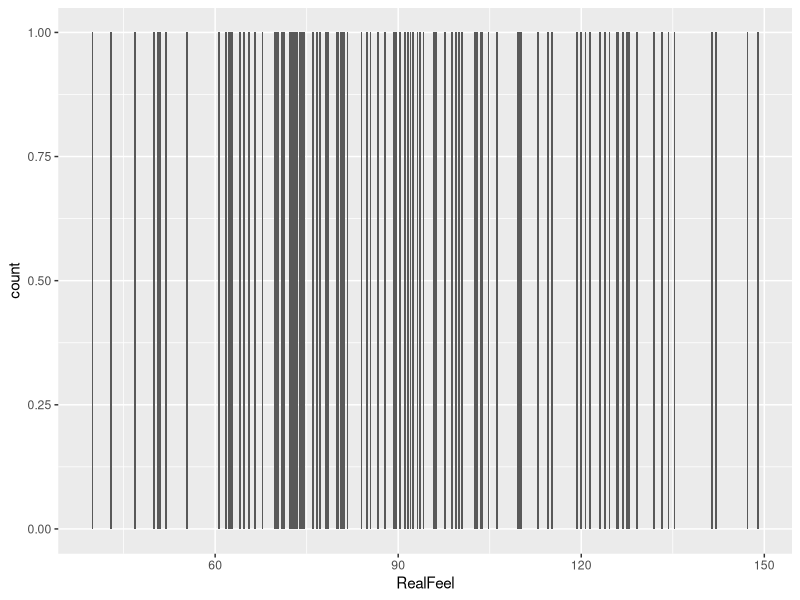
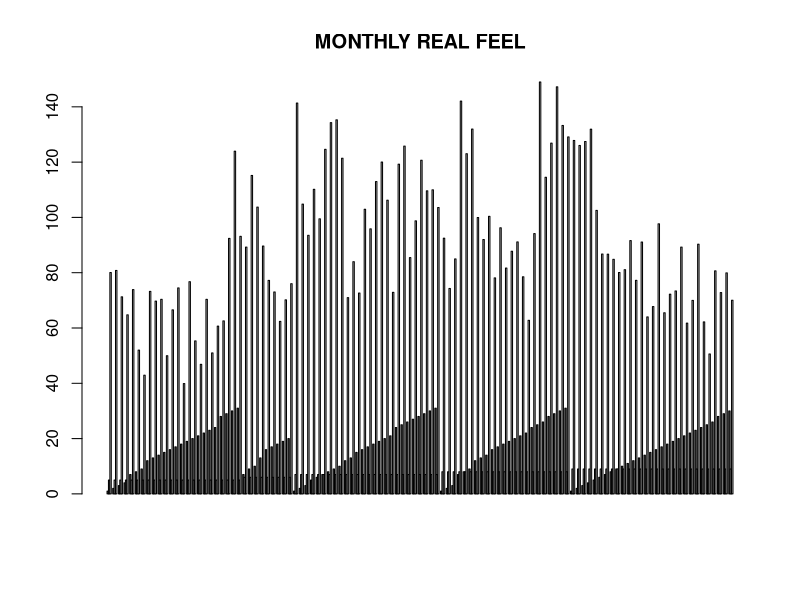

Reproduce these figures in R, in order. (Note: this script raises an error after producing the figures.)
##Project 3
##Loading packages, I choose the data airquality for this project, I later added chracters variables


require(dplyr)
require(tidyr)
require(ggplot2)
data(airquality)


str(airquality)
View(airquality)

##Taking the data from airquality data and adding for columns

airquality["RealFeel"]<- NA

airquality["WindchillTemp"] <- NA

t<- airquality$Temp

v<- airquality$Wind

rf<- airquality$RealFeel

##Creating new variables

airquality$WindchillTemp<- 35.74 + (0.6215*t) - 35.75*(v^0.16) + (0.4275*t)*(v^0.16)

airquality$RealFeel<- airquality$WindchillTemp+(0.348*airquality$Ozone)-(0.70*airquality$Wind)+0.70*(airquality$Solar.R/(airquality$Wind+10))-4.25


## creating a mothly report of realefeel data

airquality %>%
  select(Day,Month,RealFeel)  %>%
  filter(!is.na(RealFeel))

monthly<- airquality %>%
select(Day,Month,RealFeel)  %>%
filter(!is.na(RealFeel))

View(monthly)

##plotting

ggplot(airquality, aes(x=RealFeel)) +
geom_bar(width =.3)

##another plot 

barplot(t(as.matrix(monthly)), main="MONTHLY REAL FEEL",beside=TRUE)

##full colored plot
##loading library
library("RColorBrewer")
coloredplot <- rev(colorRampPalette(brewer.pal(9, "RdYlBu"))(32))

filled.contour(t, v, rf , col=coloredplot, main="Monthly Real Feel",
nlevels=31, xlab="Temperature (??F)", ylab="Windspeed (mph)",
key.title=title("??F"), key.axes=axis(4, seq(-120, 40, by=20)),
zlim=c(-120,40))

